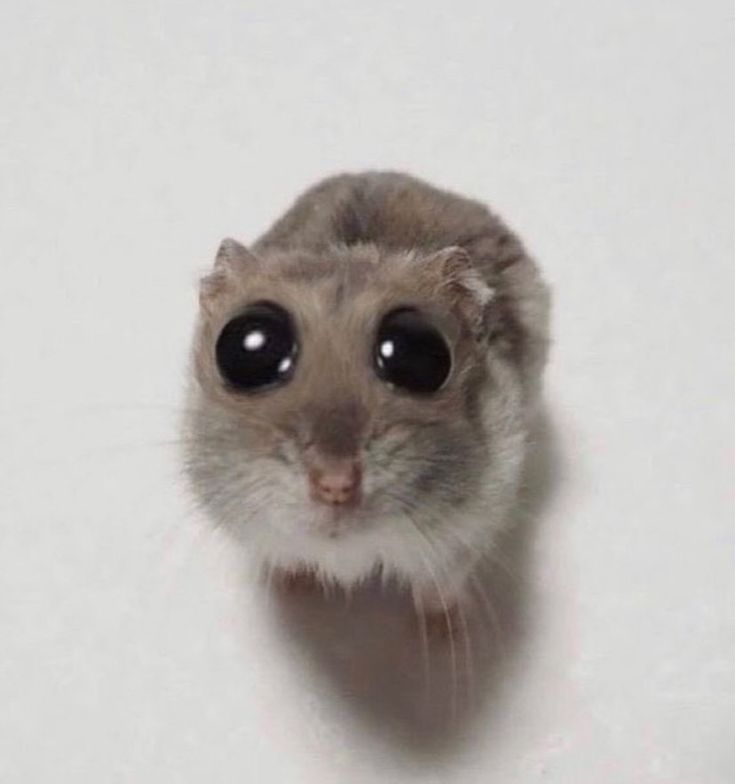
#> input picture 1Laba/test.jpg, 735 x 784 px, found by its file name
$ python 1Laba.py
#> lines starting #> are read from the running program, lines starting #| are printed output that depends on the picture; after the words box and inside, x2 and y2 are one past the last pixel; in counts of white or black regions, pixels touching at a corner belong together
import cv2
import numpy as np
from PIL import Image, ImageFilter, ImageEnhance
import random
import os

# предварительная обработка тут
def preprocess_image(image_path, target_size):

#> called with image_path = '1Laba/test.jpg', target_size = 128
    image = Image.open(image_path)
#> image is the input picture: PIL image 735x784 RGB; mean R, G, B 187.1, 183.1, 179.8
    # фильтр резкости
    image = image.filter(ImageFilter.SHARPEN)
    # изменение размера до target_size x target_size
    image = image.resize((target_size, target_size), Image.Resampling.LANCZOS)
#> image: PIL image 128x128 RGB
    return image

# создание маски изображения
def create_mask(image, target_size):

    # пример создания маски: выделение объекта по пороговому значению
#> called with target_size = 128
    gray_image = image.convert('L')
    mask = gray_image.point(lambda p: 255 if p > 128 else 0)
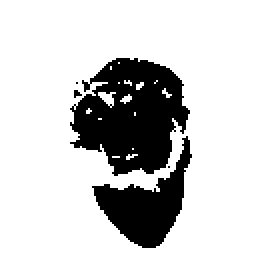
#> mask: PIL image 128x128 L (shown 2 times larger); 78.9% white; 5 black regions (3 under 20 px), largest, box (x1, y1, x2, y2) and area: (35, 29, 95, 88) 2312, (46, 68, 96, 124) 1133
    mask = mask.resize((target_size, target_size), Image.Resampling.LANCZOS)
    return mask

# генератор аугментации изображений
def augment_image(image, mask):

    # случайный поворот
    angle = random.randint(-30, 30)
    image = image.rotate(angle)
    mask = mask.rotate(angle)

    # случайно обрезаем
    width, height = image.size
    crop_size = random.randint(int(0.8 * width), width)
    x = random.randint(0, width - crop_size)
    y = random.randint(0, height - crop_size)
    image = image.crop((x, y, x + crop_size, y + crop_size))
    mask = mask.crop((x, y, x + crop_size, y + crop_size))

    # случайное изменение цвета
    enhancer = ImageEnhance.Color(image)
    image = enhancer.enhance(random.uniform(0.5, 1.5))

    # случайное размытие
    if random.random() > 0.5:
        image = image.filter(ImageFilter.BLUR)

    return image, mask

def create_dataset(image_path, target_size, num_augmented_images=100):
    # предварительная обработка изображения
    image = preprocess_image(image_path, target_size)
    mask = create_mask(image, target_size)

    if not os.path.exists('1Laba/augmented_images'):
        os.makedirs('1Laba/augmented_images')
    if not os.path.exists('1Laba/augmented_masks'):
        os.makedirs('1Laba/augmented_masks')

    # генерация аугментированных изображений и масок
    for i in range(num_augmented_images):
        augmented_image, augmented_mask = augment_image(image, mask)
        augmented_image.save(f'1Laba/augmented_images/augmented_{i}.png')
        augmented_mask.save(f'1Laba/augmented_masks/augmented_mask_{i}.png')
#> this loop made 100 passes
#> pass 1, in augment_image, `image = image.rotate(angle)`:
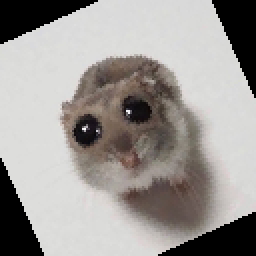
#> image: PIL image 128x128 RGB (shown 2 times larger); mean R, G, B 157.2, 153.2, 150.1
#> pass 1, in augment_image, `mask = mask.rotate(angle)`:
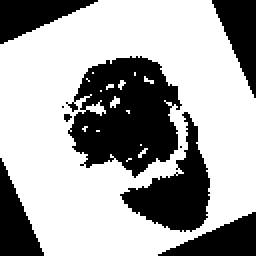
#> mask: PIL image 128x128 L (shown 2 times larger); 65.1% white; 9 black regions (3 under 20 px), largest, box (x1, y1, x2, y2) and area: (33, 28, 91, 89) 2314, (60, 56, 105, 116) 1130, (0, 0, 49, 22) 566, (106, 0, 128, 49) 566, (0, 79, 22, 128) 566, (79, 106, 128, 128) 566
#> pass 1, in augment_image, `image = image.crop((x, y, x + crop_size, y + crop_size))`:
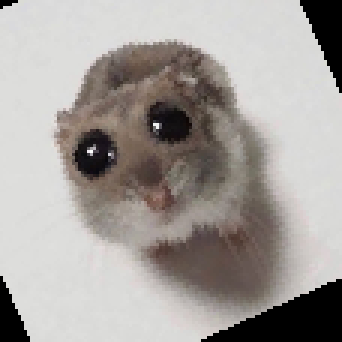
#> image: PIL image 114x114 RGB (shown 3 times larger); mean R, G, B 164.4, 159.4, 155.7
#> pass 1, in augment_image, `mask = mask.crop((x, y, x + crop_size, y + crop_size))`:
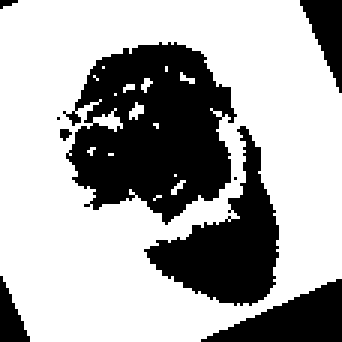
#> mask: PIL image 114x114 L (shown 3 times larger); 66.6% white; 9 black regions (4 under 20 px), largest, box (x1, y1, x2, y2) and area: (21, 14, 79, 75) 2314, (48, 42, 93, 102) 1130, (67, 93, 114, 114) 522, (100, 0, 114, 31) 228, (0, 92, 10, 114) 122
#> after the loop:
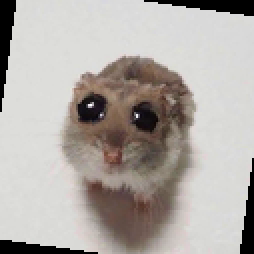
#> augmented_image: PIL image 127x127 RGB (shown 2 times larger); mean R, G, B 176.3, 170.6, 165.9
#> after the loop:
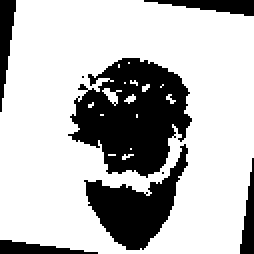
#> augmented_mask: PIL image 127x127 L (shown 2 times larger); 73.2% white; 8 black regions (2 under 20 px), largest, box (x1, y1, x2, y2) and area: (34, 29, 96, 89) 2324, (42, 72, 94, 125) 1133, (0, 0, 8, 56) 249, (72, 0, 127, 8) 241, (0, 120, 49, 127) 193, (120, 79, 127, 127) 186

    print(f"Создано {num_augmented_images} аугментированных изображений и масок.")

n = 7
image_path = '1Laba/test.jpg'
target_size = 2**n  # степерь двойки для изображения
create_dataset(image_path, target_size)
